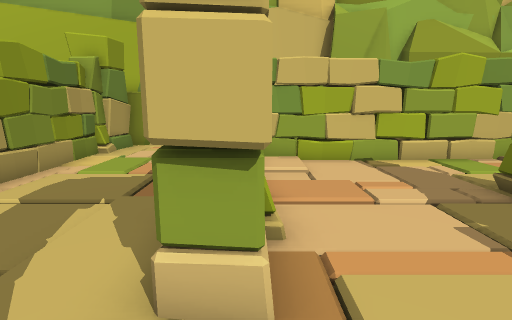
View 1 (above)

18 first-person views from a walk through a 3-D level made in the Unity game engine. The camera is 1.5 m above the floor, tilts 10° down and sees 80° across. The floor is counted in squares, 1 m on a side. Each view is taken from the middle of a square. On the plan, view 1 faces up. The plan holds only what a view shows up to about 15 squares ahead; the rest is blank. The place goes on beyond the plan. The player is left out.

View 2
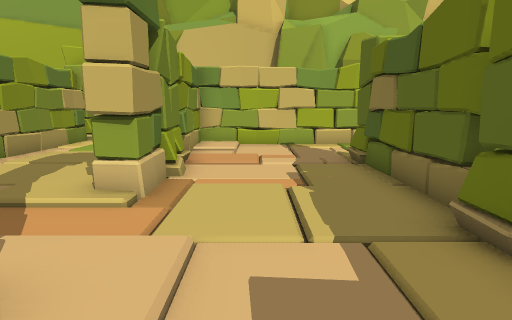

View 3
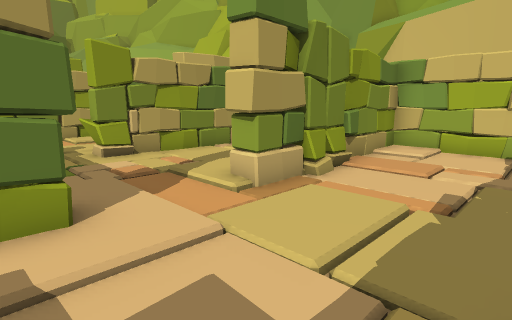

View 4
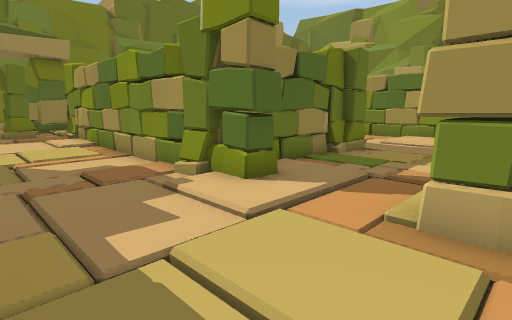

View 5
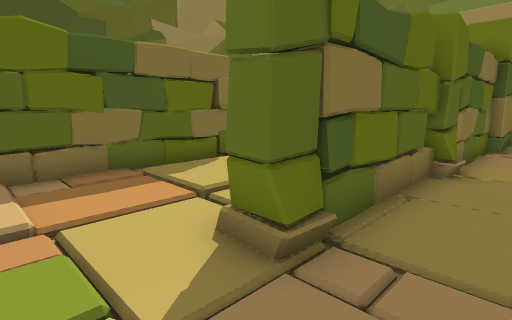

View 6
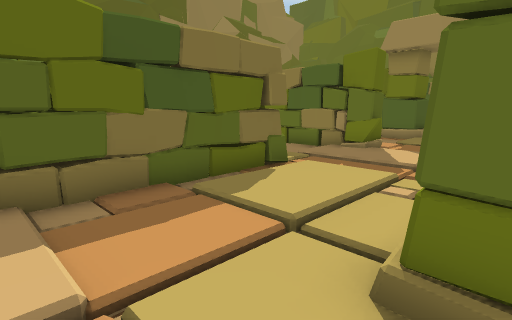

View 7
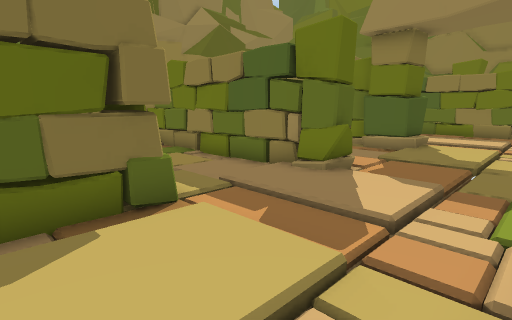

View 8
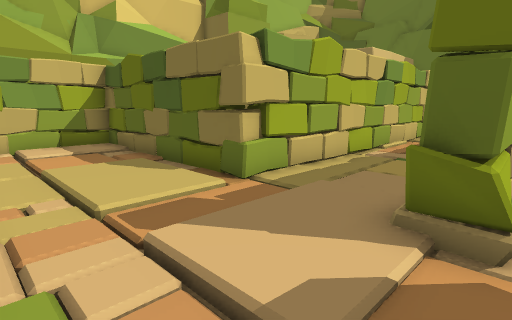

View 9
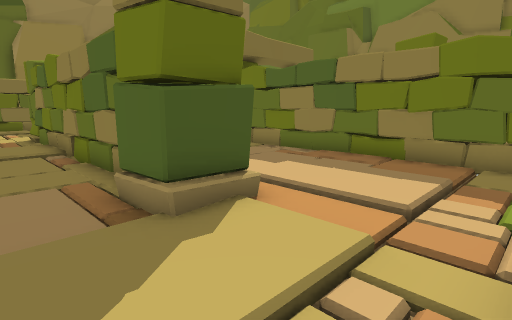

View 10
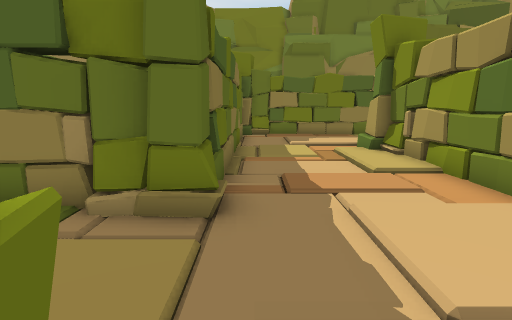

View 11
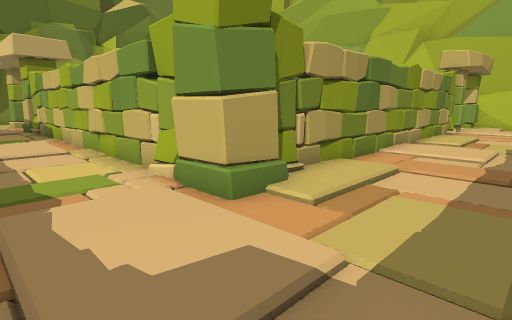

View 12
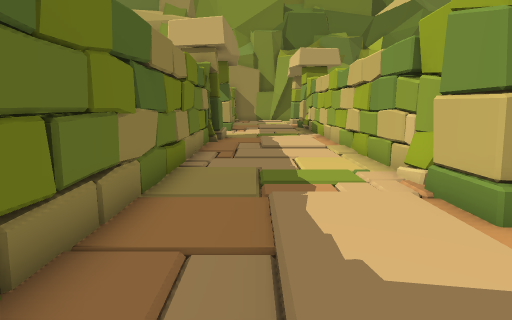

View 13
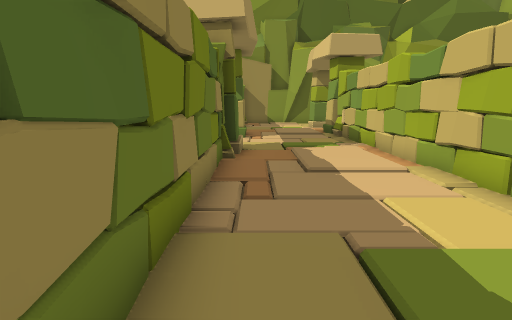

View 14
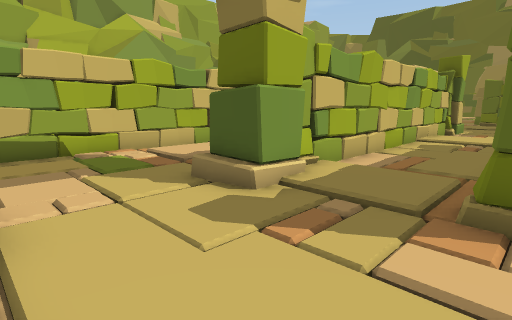

View 15
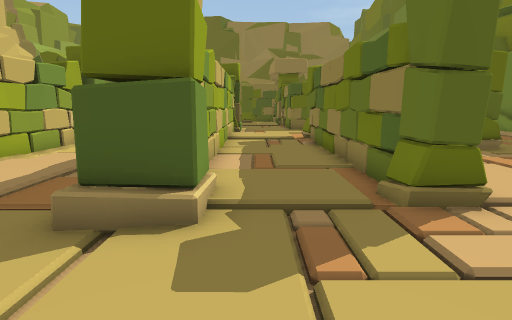

View 16
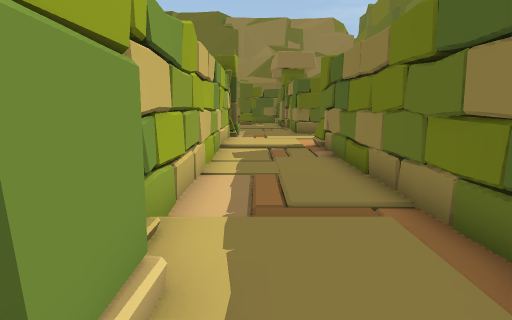

View 17
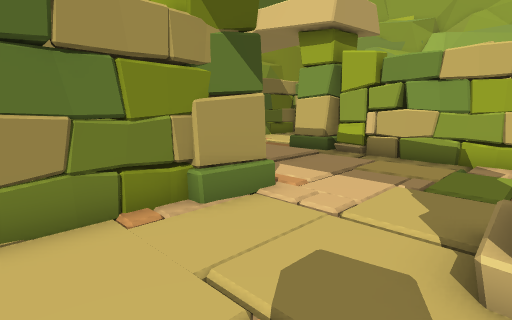

View 18
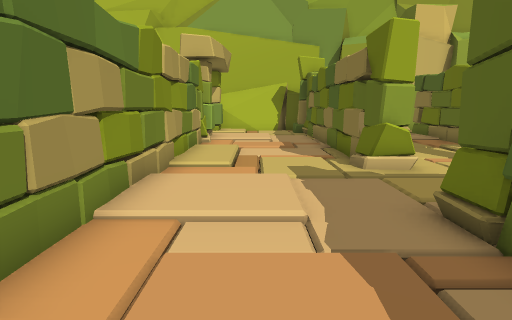

### Floor plan
Key: @ floor where view 1 was taken; # wall or solid block; . main floor; - floor 0.25 m lower than the main floor; / step, stairs or slope.
Columns run from 27 left of view 1 to 16 right of it. Each row starts with its distance up from view 1.
  9                 #....#.// ############
  8                 #....#-...##...-/....#
  7                 #-...#-...##...-/....##
  6                 #-..-#-../##..--//...##
  5                 #///-#---/##//--#/-./##
  4                 #.---#-...##----#....-#
  3                 #./..#-... #..--#....##
  2                 #././#/.../#/...#....#######
  1                ##././#//..../...#//..../..-.
  0                 #//....////@/...#//////.....
 -1                 #......./..#....#//.........
 -2                 #/...##.####/..-#....#######
 -3                 #/./.####  #//.-#..../
 -4                 #-...#     #./..# ....
 -5                 #.---#     #----#....----
 -6                 #.---#     #----# ...-----..
 -7                 #././#     #/.. #....##/..-.
 -8 #################././#     #/..   ...#######
 -9 #............//##././#     #/..   /...
-10 ...........-.///.....#     #...  //....
-11 ..--.......--/./.....#     #...  .......
-12 ..-....../.--///./...#     #/..  ...../.-
-13 //-......./--..-./...      /./.   ......--
-14  #-..###############        //    #########
-15 ##-..##//---##./..          ##
-16 #.-.....//.--../..           #
-17 #...-/........-/../.
-18 #...///......////./.
-19  - ..############

Positions as (right, up) in squares from view 1, and headings:
1: (0, 0), facing up
2: (2, -3), facing up
3: (4, -2), facing up-left
4: (4, 3), facing down-left
5: (3, 8), facing down-right
6: (5, 8), facing down-right
7: (6, 4), facing down-right
8: (6, -3), facing up-right
9: (6, -5), facing down-right
10: (-7, 2), facing down
11: (-7, -12), facing up-left
12: (-7, -12), facing left
13: (-11, -13), facing left
14: (-26, -19), facing up-right
15: (-26, -16), facing right
16: (-23, -16), facing right
17: (-22, -18), facing up-left
18: (-9, -6), facing up
